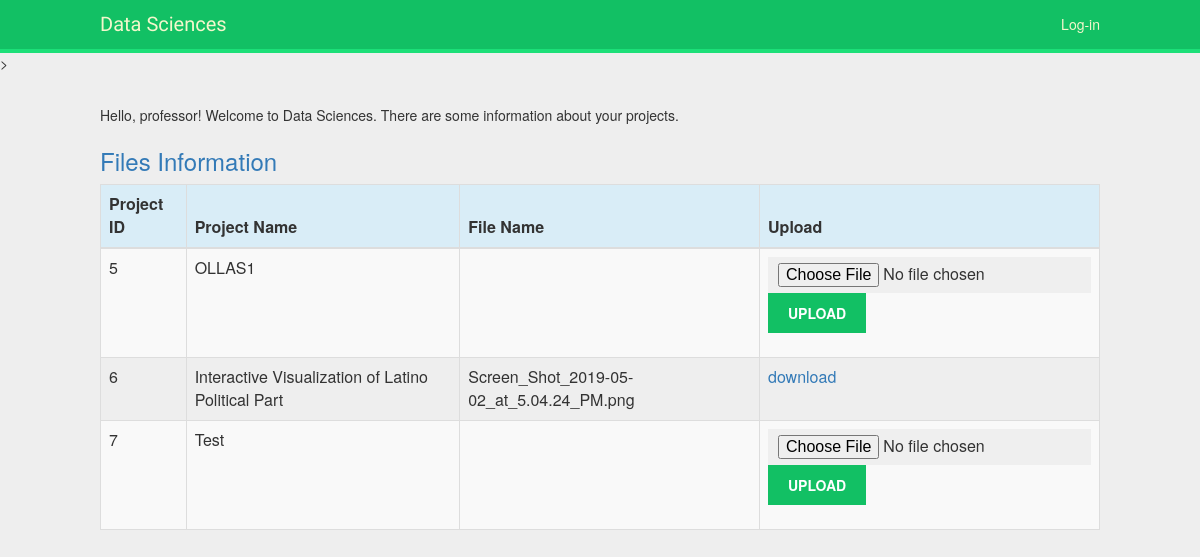
Screenshot of /professor_access/files with the database file from the repository.
### professor_access/models.py (models this page shows, shortened)
class Project(models.Model):
    name = models.CharField(max_length=50 )
    student_name = models.CharField(max_length=200)
    stage = models.CharField(max_length=50)
    description = models.TextField(blank=True)
    note = models.TextField(blank=True)
    file = models.FileField(upload_to='upload', blank=True, null=True)
    photo = models.ImageField(upload_to='upload', blank=True)
    @property
    def file_name(self):
        if self.file:
            return self.file.name.split('/')[-1]
        return ''
    @property
    def file_url(self):
        if self.file:
            return self.file.url
        return ''

### professor_access/views.py (the view, shortened to what this page needs)
def files(request, template_name='professor_access/files.html'):
    project = Project.objects.all()
    data = {}
    data['object_list'] = project
    return render(request, template_name, data)

### professor_access/templates/professor_access/files.html (shortened to what this page needs)
{% extends "base.html" %}
{% load staticfiles %}
{% block content %}
<head>
     <link rel="stylesheet" href="https://maxcdn.bootstrapcdn.com/bootstrap/3.3.4/css/bootstrap.min.css">
</head>
<body>
<body id="app-layout">
<p>Hello, professor! Welcome to Data Sciences. There are some information about your projects.</p>
<h3><a href="{% url 'professor_access:pa_list' %}">Files Information</a></h3>
<table class="table table-striped table-bordered table-hover">
    <thead>
    <tr class="bg-info">
        <th>Project ID</th>
        <th>Project Name</th>
        <th>File Name</th>
        <th>Upload</th>
    </tr>
    </thead>
    <tbody>
    {% for project in object_list %}
    <tr>
        <td>{{ project.id}}</td>
        <td>{{ project.name}}</td>
        <td>{{ project.file_name }}</td>
        <td>
            {% if project.file_url %}
                <a href="{{project.file_url}}" download="{{ project.file_name }}">download</a>
            {% else %}
                <form method="post" enctype="multipart/form-data">
                    <input type="file" name="file">
                    <input type="submit" value="upload">
                </form>
            {% endif %}
        </td>
    </tr>
    {% endfor %}
    </tbody>
</table>
</body>
{% endblock %}

### student_access/static/css/base.css (style rules this page uses)
body { margin:0; padding:0; font-family:helvetica, sans-serif; }
p { line-height: 1.8; }
a { color:#12c064; text-decoration:none; }
h1, h2, h3, h4, h5 , h6 { font-family: 'Muli', sans-serif; font-weight:normal; }
form { overflow:auto; }
input, textarea { clear:both; float:left; margin:0 0 10px; background:#efefef; border:0; padding:6px 10px; font-size:14px; }
input[type=submit], a.button { font-weight:bold; background:#12c064; color:#fff; padding:10px 20px; font-size:14px; text-transform:uppercase; }

### professor_access/templates/professor_access/files.html (style rules this page uses)
body { background-color: #eee; }

### rows the page displays
Project: id "5", name "OLLAS1"
Project: id "6", name "Interactive Visualization of Latino Political Part", file_name "Screen_Shot_2019-05-02_at_5.04.24_PM.png"
Project: id "7", name "Test"
